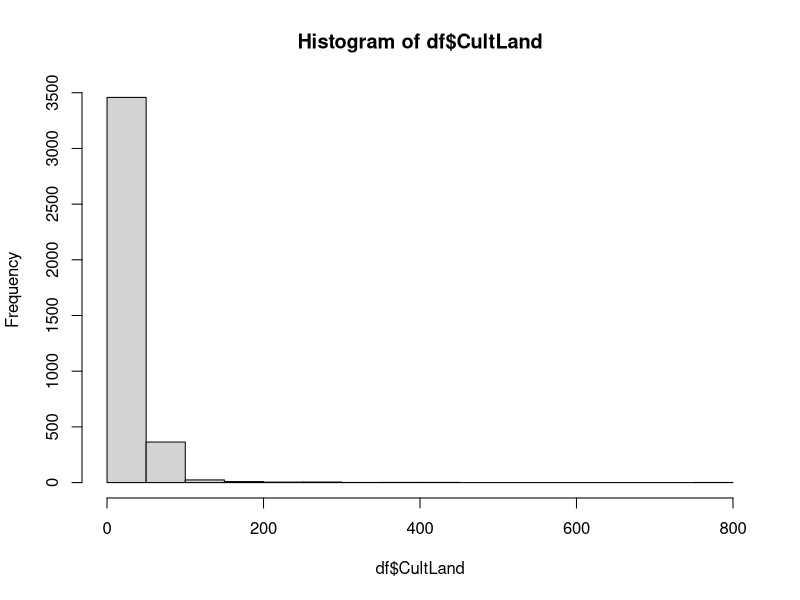
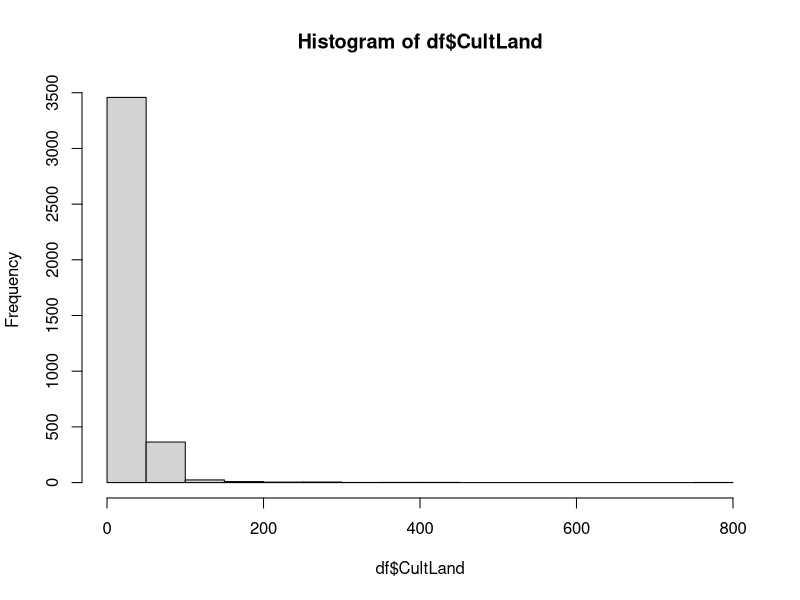
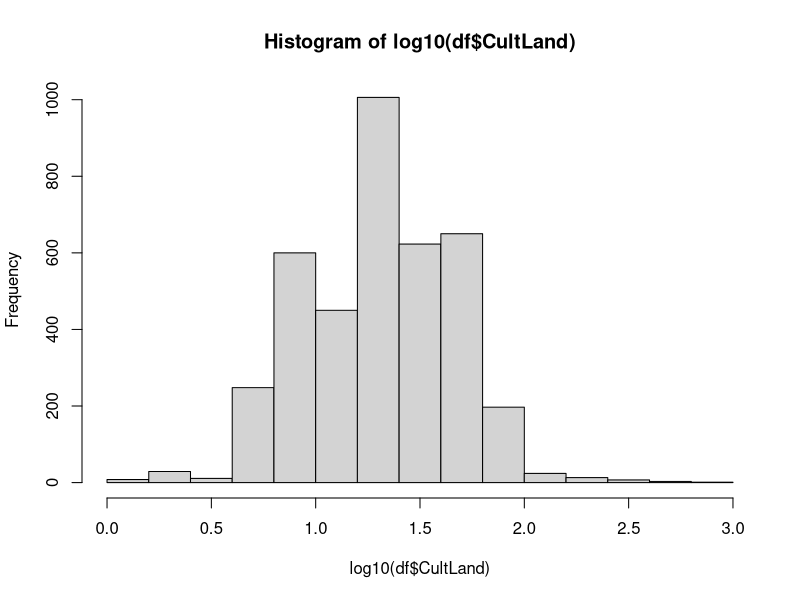
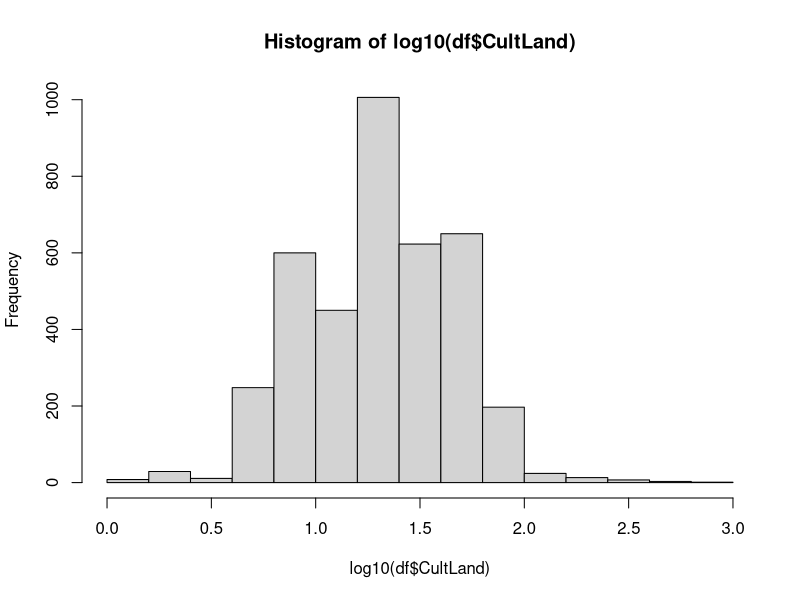
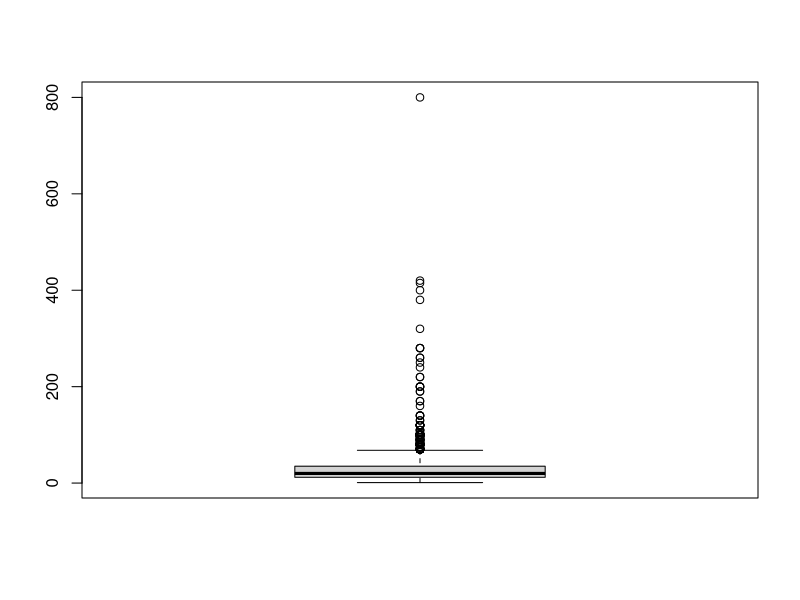
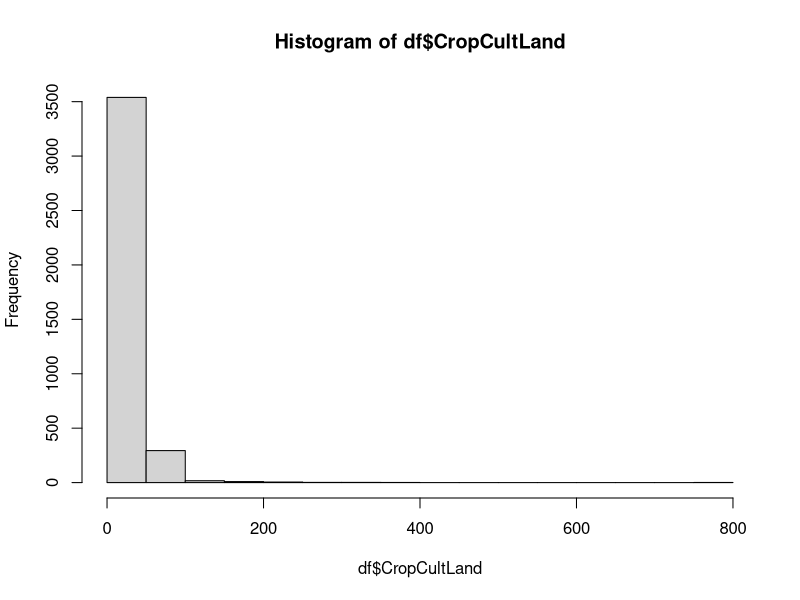
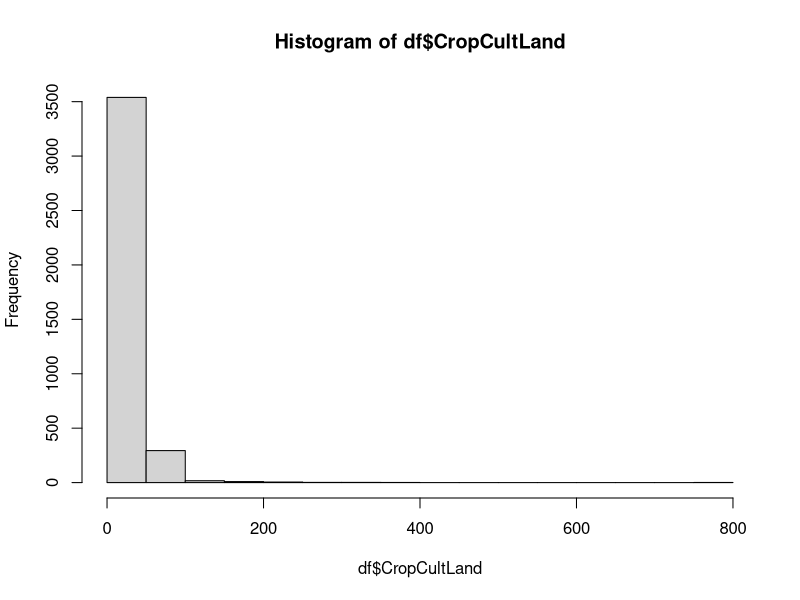
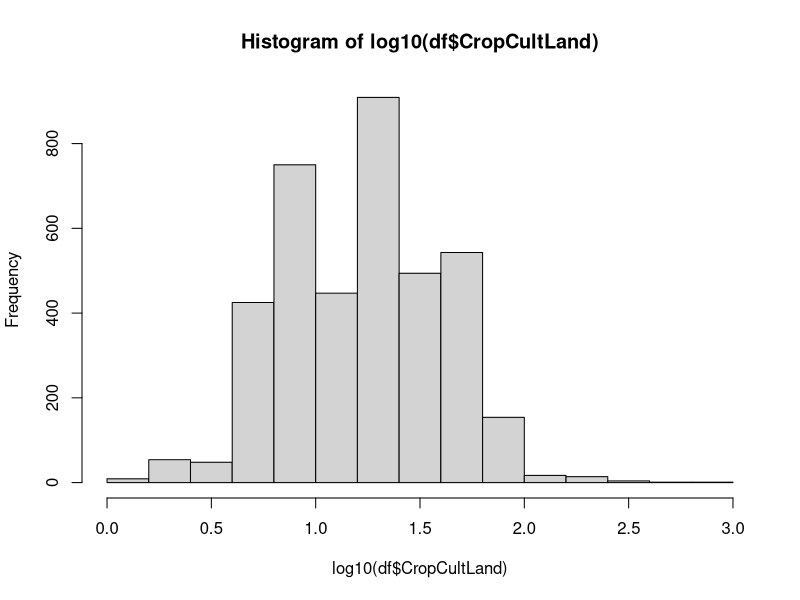

Reproduce these figures in R, in order.
library(dplyr)
library(ggplot2)

df <- read.csv("./data/Train.csv") %>%
 mutate(across(c(CropTillageDate, RcNursEstDate, SeedingSowingTransplanting,
          Harv_date, Threshing_date), as.Date))
var_description <- read.csv("./data/VariableDescription.csv")
var_description <- var_description %>%
 mutate(class = vapply(df[, -1], class, FUN.VALUE = character(1)),
        NAs = vapply(df[, -1], function(x) {sum(is.na(x))}, FUN.VALUE = integer(1)))

str(df)
table(apply(df, 1, function(x) {sum(is.na(x))}))

# reduce the number of levels
table(df$LandPreparationMethod)
unique(unlist(strsplit(df$LandPreparationMethod, " ")))
df %>% mutate(mapply(function(x, methods_vec) {
        output <- as.integer(methods_vec %in% x)
        names(output) <- paste("LPM", methods_vec, sep = "_")
        output}, strsplit(LandPreparationMethod, " "),
        MoreArgs = list(methods_vec = unique(unlist(strsplit(LandPreparationMethod, " "))))) %>%
                t() %>% as_tibble())
        
table(df$NursDetFactor)
unique(unlist(strsplit(df$NursDetFactor, " ")))
df %>% mutate(mapply(function(x, methods_vec) {
        output <- as.integer(methods_vec %in% x)
        names(output) <- paste("NDF", methods_vec, sep = "_")
        output}, strsplit(NursDetFactor, " "),
        MoreArgs = list(methods_vec = unique(unlist(strsplit(NursDetFactor, " "))))) %>%
                t() %>% as_tibble())

table(df$TransDetFactor)
unique(unlist(strsplit(df$TransDetFactor, " ")))
df %>% mutate(mapply(function(x, methods_vec) {
        output <- as.integer(methods_vec %in% x)
        names(output) <- paste("TDF", methods_vec, sep = "_")
        output}, strsplit(TransDetFactor, " "),
        MoreArgs = list(methods_vec = unique(unlist(strsplit(TransDetFactor, " "))))) %>%
                t() %>% as_tibble())

table(df$OrgFertilizers)
unique(unlist(strsplit(df$OrgFertilizers, " ")))
df %>% mutate(mapply(function(x, methods_vec) {
        output <- as.integer(methods_vec %in% x)
        names(output) <- paste("OF", methods_vec, sep = "_")
        output}, strsplit(OrgFertilizers, " "),
        MoreArgs = list(methods_vec = unique(unlist(strsplit(OrgFertilizers, " "))))) %>%
                t() %>% as_tibble())

table(df$CropbasalFerts)
unique(unlist(strsplit(df$CropbasalFerts, " ")))
df %>% mutate(mapply(function(x, methods_vec) {
        output <- as.integer(methods_vec %in% x)
        names(output) <- paste("CF", methods_vec, sep = "_")
        output}, strsplit(CropbasalFerts, " "),
        MoreArgs = list(methods_vec = unique(unlist(strsplit(CropbasalFerts, " "))))) %>%
                t() %>% as_tibble())

table(df$FirstTopDressFert)
unique(unlist(strsplit(df$FirstTopDressFert, " ")))
df %>% mutate(mapply(function(x, methods_vec) {
        output <- as.integer(methods_vec %in% x)
        names(output) <- paste("FTDF", methods_vec, sep = "_")
        output}, strsplit(FirstTopDressFert, " "),
        MoreArgs = list(methods_vec = unique(unlist(strsplit(FirstTopDressFert, " "))))) %>%
                t() %>% as_tibble())

# transform character columns to factor columns
df <- df %>% mutate(across(c(District, Block, CropEstMethod,
                             TransplantingIrrigationSource,
                             TransplantingIrrigationPowerSource,
                             PCropSolidOrgFertAppMethod, MineralFertAppMethod,
                             MineralFertAppMethod.1, Harv_method, Threshing_method,
                             Stubble_use), as.factor))

# rename unnamed factor level
levels(df$TransplantingIrrigationSource)[
 levels(df$TransplantingIrrigationSource) == ""] <- "unknown"
levels(df$TransplantingIrrigationPowerSource)[
 levels(df$TransplantingIrrigationPowerSource) == ""] <- "unknown"
levels(df$PCropSolidOrgFertAppMethod)[
 levels(df$PCropSolidOrgFertAppMethod) == ""] <- "unknown"
levels(df$MineralFertAppMethod.1)[levels(df$MineralFertAppMethod.1) == ""] <- "unknown"

#### explore numeric/integer columns ####
summary(df$CultLand)
plot(hist(df$CultLand))
plot(hist(log10(df$CultLand)))
boxplot(df$CultLand)

summary(df$CropCultLand)
plot(hist(df$CropCultLand))
plot(hist(log10(df$CropCultLand)))
boxplot(df$CropCultLand)

summary(df$CropCultLand / df$CultLand) # potential new column

summary(df$CropTillageDepth)
plot(hist(df$CropTillageDepth))
boxplot(df$CropTillageDepth)

summary(df$SeedlingsPerPit)
boxplot(df$SeedlingsPerPit) 
df$SeedlingsPerPit[order(df$SeedlingsPerPit, decreasing = TRUE)][1:10]
# the data point with 442 seems to be an incorrect value
boxplot((df %>% filter(SeedlingsPerPit < 400))$SeedlingsPerPit)
plot(hist((df %>% filter(SeedlingsPerPit < 400))$SeedlingsPerPit))

summary(df$TransplantingIrrigationHours)
boxplot(df$TransplantingIrrigationHours)
df$TransplantingIrrigationHours[order(df$TransplantingIrrigationHours, decreasing = TRUE)][1:10]
# the data point with 2000 seems to be an incorrect value
boxplot((df %>% filter(TransplantingIrrigationHours < 500))$TransplantingIrrigationHours)
plot(hist((df %>% filter(TransplantingIrrigationHours < 500))$TransplantingIrrigationHours))

summary(df$TransIrriCost)
boxplot(df$TransIrriCost)
df$TransIrriCost[order(df$TransIrriCost, decreasing = TRUE)][1:10]
# the data point with 6000 seems to be an incorrect value
boxplot((df %>% filter(TransIrriCost < 5000))$TransIrriCost)
plot(hist((df %>% filter(TransIrriCost < 5000))$TransIrriCost))

summary(df$StandingWater)
boxplot(df$StandingWater)
plot(hist(df$StandingWater))

summary(df$Ganaura)
boxplot(df$Ganaura)
df$Ganaura[order(df$Ganaura, decreasing = TRUE)][1:10]
plot(hist(df$Ganaura))
summary(df$Ganaura / (df$NoFertilizerAppln * df$CultLand))

summary(df$CropOrgFYM)
boxplot(df$CropOrgFYM)
df$CropOrgFYM[order(df$CropOrgFYM, decreasing = TRUE)][1:10]
plot(hist(df$CropOrgFYM))
summary(df$CropOrgFYM / (df$NoFertilizerAppln * df$CultLand))

summary(df$NoFertilizerAppln)
boxplot(df$NoFertilizerAppln)
plot(hist(df$NoFertilizerAppln))

summary(df$BasalDAP)
boxplot(df$BasalDAP)
plot(hist(df$BasalDAP))

summary(df$BasalUrea)
boxplot(df$BasalUrea)
plot(hist(df$BasalUrea))

summary(df$X1tdUrea)
boxplot(df$X1tdUrea)
plot(hist(df$X1tdUrea))

summary(df$X1appDaysUrea)
boxplot(df$X1appDaysUrea)
df$X1appDaysUrea[order(df$X1appDaysUrea, decreasing = TRUE)][1:10]
# the data point with 332 seems to be an incorrect value
boxplot((df %>% filter(X1appDaysUrea < 300))$X1appDaysUrea)
plot(hist((df %>% filter(X1appDaysUrea < 300))$X1appDaysUrea))

summary(df$X2tdUrea)
boxplot(df$X2tdUrea)
plot(hist(df$X2tdUrea))

summary(df$X2appDaysUrea)
boxplot(df$X2appDaysUrea)
plot(hist(df$X2appDaysUrea))

summary(df$Harv_hand_rent)
boxplot(df$Harv_hand_rent)
df$Harv_hand_rent[order(df$Harv_hand_rent, decreasing = TRUE)][1:10]
# the data point with 60000 seems to be an incorrect value
boxplot((df %>% filter(Harv_hand_rent < 30000))$Harv_hand_rent)
plot(hist((df %>% filter(Harv_hand_rent < 30000))$Harv_hand_rent))

summary(df$Residue_length)
boxplot(df$Residue_length)
plot(hist(df$Residue_length))

summary(df$Residue_perc)
boxplot(df$Residue_perc)
plot(hist(df$Residue_perc))

summary(df$Acre)
boxplot(df$Acre)
plot(hist(df$Acre))

summary(df$Yield)
boxplot(df$Yield)
plot(hist(df$Yield))

summary(df$Yield / df$Acre)
boxplot(df$Yield / df$Acre)
plot(hist(df$Yield / df$Acre))

#### Date variables ####
table(df$RcNursEstDate - df$CropTillageDate)
table(df$RcNursEstDate - df$CropTillageDate < 0)
table(df$RcNursEstDate - df$SeedingSowingTransplanting < 0)
table(df$CropTillageDate - df$SeedingSowingTransplanting < 0)
table(df$SeedingSowingTransplanting - df$Harv_date < 0) # the three false are incorrect
table(df$SeedingSowingTransplanting - df$Harv_date > -40)
df[which(df$SeedingSowingTransplanting - df$Harv_date > -50 &
        df$SeedingSowingTransplanting - df$Harv_date < 0), ]
table(months(df$Harv_date))
df %>% rowwise() %>%
        mutate(LPrepDate = min(RcNursEstDate, CropTillageDate, na.rm = TRUE),
               X2Date = LPrepDate + X1appDaysUrea + X2appDaysUrea) %>%
        filter(!is.na(X2Date) & X2Date - Harv_date >= 0) %>%
        select(Harv_date, X2Date, SeedingSowingTransplanting,
               RcNursEstDate, CropTillageDate, Threshing_date, NoFertilizerAppln) %>%
        View()
table(df$Harv_date - df$Threshing_date <= 0)


View(df[which(df$Yield / df$Acre > 15000),])

ggplot(df, aes(x = Yield/Acre, group = District)) +
        geom_histogram(aes(y = stat(density) * 80), bins = 80) +
        facet_wrap(~District)

ftable(df$Block, df$Yield / df$Acre > 10000)
ftable(df$Block, df$Yield / df$Acre < 50)
df %>% group_by(Block) %>% summarise(n(), length(unique(Yield/Acre)))